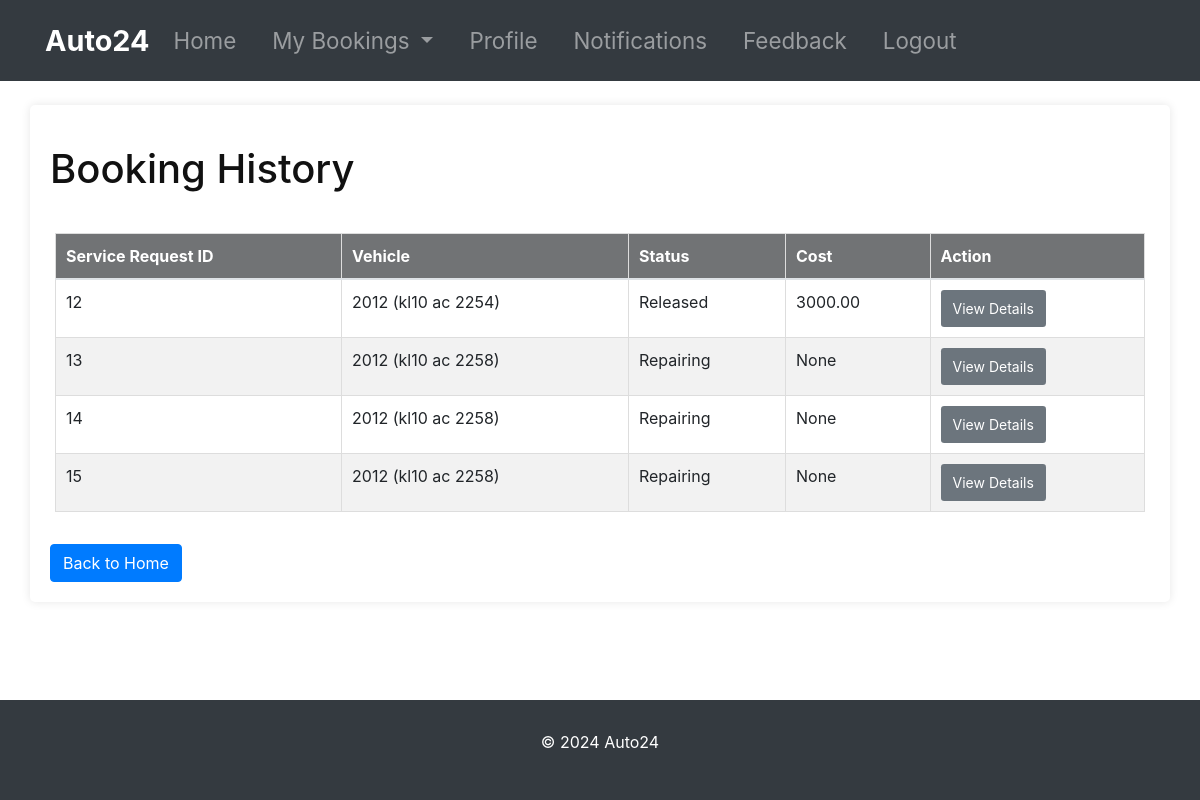
The page /customer/booking-history/ (signed in) on the database its author committed.
### customer_management/models.py (models this page shows, shortened)
class ServiceRequest(models.Model):
    STATUS_CHOICES = [
        ('Pending', 'Pending'),
        ('Approved', 'Approved'),
        ('Repairing', 'Repairing'),
        ('Repairing Done', 'Repairing Done'),
        ('Released', 'Released')
    ]
    customer = models.ForeignKey(Customer, on_delete=models.CASCADE, related_name='service_requests')
    assigned_mechanic = models.ForeignKey('mechanic_management.Mechanic', on_delete=models.CASCADE, related_name='service_requests', null=True, blank=True)
    vehicle = models.ForeignKey(Vehicle, on_delete=models.CASCADE, related_name='service_requests')
    problem_description = models.CharField(max_length=300)
    status = models.CharField(max_length=20, choices=STATUS_CHOICES, default='Pending')
    cost = models.DecimalField(max_digits=10, decimal_places=2, null=True, blank=True)
    created_at = models.DateTimeField(default=timezone.now)

class Vehicle(models.Model):
    number = models.CharField(max_length=20)
    model = models.CharField(max_length=100)
    customer = models.ForeignKey(Customer, on_delete=models.CASCADE, related_name='vehicles')
    def __str__(self):
        return f"{self.model} ({self.number})"

### customer_management/views.py (the view)
# urls.py: path('customer/booking-history/', views.booking_history, name='booking_history'),
@login_required
def booking_history(request):
    customer = Customer.objects.get(user=request.user)
    service_requests = ServiceRequest.objects.filter(customer=customer)
    return render(request, 'customer/booking_history.html', {'service_requests': service_requests})

### templates/customer/booking_history.html (shortened to what this page needs)
{% extends 'customer/base.html' %}
{% block content %}
<div class="container mt-4" style="background-color: #fff; padding: 20px; border-radius: 5px; box-shadow: 0 0 10px rgba(0, 0, 0, 0.1);">
    <h1>Booking History</h1>
    <div class="row mt-3">
        {% if service_requests %}
        <table class="table">
            <thead>
                <tr>
                    <th>Service Request ID</th>
                    <th>Vehicle</th>
                    <th>Status</th>
                    <th>Cost</th>
                    <th>Action</th>
                </tr>
            </thead>
            <tbody>
                {% for request in service_requests %}
                <tr>
                    <td>{{ request.id }}</td>
                    <td>{{ request.vehicle }}</td>
                    <td>{{ request.status }}</td>
                    <td>{{ request.cost }}</td>
                    <td><a href="{% url 'service_request_detail' request.id %}" class="btn btn-view-details btn-sm">View Details</a></td>
                </tr>
                {% endfor %}
            </tbody>
        </table>
        {% else %}
        <p>No service requests found.</p>
        {% endif %}
    </div>
    <a href="{% url 'customer_home' %}" class="btn btn-primary mt-3">Back to Home</a>
</div>
{% endblock %}

### templates/customer/base.html (style rules this page uses)
body { display: flex; flex-direction: column; min-height: 100vh; }

### templates/customer/booking_history.html (style rules this page uses)
h1 { color: #111111; margin-bottom: 20px; margin-top: 20px; }
.table { width: 100%; border-collapse: collapse; margin-top: 20px; margin-left: 20px; margin-right: 20px; }
.table th, .table td { padding: 10px; text-align: left; border: 1px solid #ddd; }
.table th { background-color: #717375; color: white; }
.table tbody tr:nth-child(even) { background-color: #f2f2f2; }
.btn-view-details { background-color: #6c757d; color: white; border: none; padding: 8px 12px; font-size: 14px; }

### rows shown on the page
ServiceRequest: id "12", vehicle "2012 (kl10 ac 2254)", status "Released", cost "3000.00"
ServiceRequest: id "13", vehicle "2012 (kl10 ac 2258)", status "Repairing", cost "None"
ServiceRequest: id "14", vehicle "2012 (kl10 ac 2258)", status "Repairing", cost "None"
ServiceRequest: id "15", vehicle "2012 (kl10 ac 2258)", status "Repairing", cost "None"
